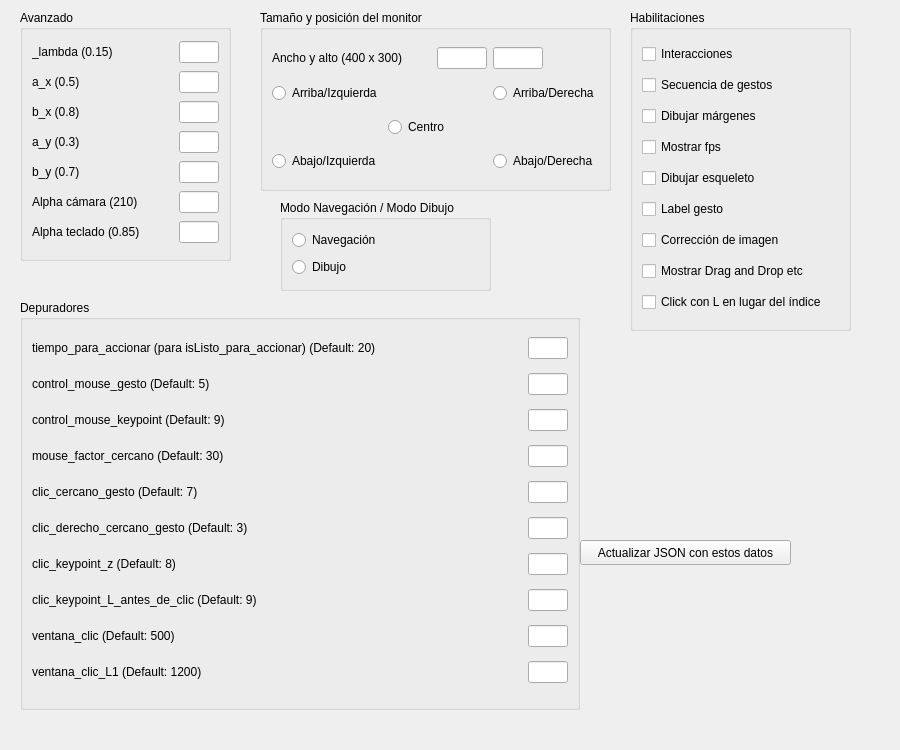
<?xml version="1.0" encoding="UTF-8"?>
<ui version="4.0">
 <class>Configuracion</class>
 <widget class="QWidget" name="Configuracion">
  <property name="enabled">
   <bool>true</bool>
  </property>
  <property name="geometry">
   <rect>
    <x>0</x>
    <y>0</y>
    <width>900</width>
    <height>750</height>
   </rect>
  </property>
  <property name="windowTitle">
   <string>Ventana</string>
  </property>
  <widget class="QGroupBox" name="gbHabilitaciones">
   <property name="geometry">
    <rect>
     <x>630</x>
     <y>10</y>
     <width>221</width>
     <height>321</height>
    </rect>
   </property>
   <property name="title">
    <string>Habilitaciones</string>
   </property>
   <layout class="QGridLayout" name="gridLayout">
    <item row="8" column="0">
     <widget class="QCheckBox" name="checkBoxClicConL">
      <property name="text">
       <string>Click con L en lugar del índice</string>
      </property>
     </widget>
    </item>
    <item row="1" column="0">
     <widget class="QCheckBox" name="checkSecuenciaGestos">
      <property name="text">
       <string>Secuencia de gestos</string>
      </property>
     </widget>
    </item>
    <item row="2" column="0">
     <widget class="QCheckBox" name="checkBoxMargenes">
      <property name="text">
       <string>Dibujar márgenes</string>
      </property>
     </widget>
    </item>
    <item row="6" column="0">
     <widget class="QCheckBox" name="checkBoxCorreccion">
      <property name="text">
       <string>Corrección de imagen</string>
      </property>
     </widget>
    </item>
    <item row="0" column="0">
     <widget class="QCheckBox" name="checkInteraciones">
      <property name="text">
       <string>Interacciones</string>
      </property>
     </widget>
    </item>
    <item row="3" column="0">
     <widget class="QCheckBox" name="checkBoxFPS">
      <property name="text">
       <string>Mostrar fps</string>
      </property>
     </widget>
    </item>
    <item row="7" column="0">
     <widget class="QCheckBox" name="checkBoxMostrarDragAndDrop">
      <property name="text">
       <string>Mostrar Drag and Drop etc</string>
      </property>
     </widget>
    </item>
    <item row="5" column="0">
     <widget class="QCheckBox" name="checkBoxLabelGesto">
      <property name="text">
       <string>Label gesto</string>
      </property>
     </widget>
    </item>
    <item row="4" column="0">
     <widget class="QCheckBox" name="checkBoxEsqueleto">
      <property name="text">
       <string>Dibujar esqueleto</string>
      </property>
     </widget>
    </item>
   </layout>
  </widget>
  <widget class="QPushButton" name="pbActualizar">
   <property name="geometry">
    <rect>
     <x>580</x>
     <y>540</y>
     <width>211</width>
     <height>25</height>
    </rect>
   </property>
   <property name="text">
    <string>Actualizar JSON con estos datos</string>
   </property>
  </widget>
  <widget class="QGroupBox" name="gbMonitor">
   <property name="geometry">
    <rect>
     <x>260</x>
     <y>10</y>
     <width>351</width>
     <height>181</height>
    </rect>
   </property>
   <property name="title">
    <string>Tamaño y posición del monitor</string>
   </property>
   <layout class="QGridLayout" name="gridLayout_2">
    <item row="2" column="5" colspan="2">
     <widget class="QRadioButton" name="rbPosArrDer">
      <property name="text">
       <string>Arriba/Derecha</string>
      </property>
     </widget>
    </item>
    <item row="2" column="0" colspan="3">
     <widget class="QRadioButton" name="rbPosArrIzq">
      <property name="text">
       <string>Arriba/Izquierda</string>
      </property>
     </widget>
    </item>
    <item row="4" column="4">
     <spacer name="horizontalSpacer">
      <property name="orientation">
       <enum>Qt::Horizontal</enum>
      </property>
      <property name="sizeHint" stdset="0">
       <size>
        <width>40</width>
        <height>20</height>
       </size>
      </property>
     </spacer>
    </item>
    <item row="4" column="5" colspan="2">
     <widget class="QRadioButton" name="rbPosAbaDer">
      <property name="text">
       <string>Abajo/Derecha</string>
      </property>
     </widget>
    </item>
    <item row="4" column="0" colspan="3">
     <widget class="QRadioButton" name="rbPosAbaIzq">
      <property name="text">
       <string>Abajo/Izquierda</string>
      </property>
     </widget>
    </item>
    <item row="4" column="3">
     <spacer name="horizontalSpacer_2">
      <property name="orientation">
       <enum>Qt::Horizontal</enum>
      </property>
      <property name="sizeHint" stdset="0">
       <size>
        <width>40</width>
        <height>20</height>
       </size>
      </property>
     </spacer>
    </item>
    <item row="3" column="3" colspan="2">
     <widget class="QRadioButton" name="rbPosCentro">
      <property name="text">
       <string>Centro</string>
      </property>
     </widget>
    </item>
    <item row="1" column="0" colspan="6">
     <layout class="QHBoxLayout" name="horizontalLayout">
      <item>
       <widget class="QLabel" name="lAnchoAltoImagen">
        <property name="text">
         <string>Ancho y alto (400 x 300)</string>
        </property>
       </widget>
      </item>
      <item>
       <widget class="QLineEdit" name="leAnchoImagen">
        <property name="maximumSize">
         <size>
          <width>50</width>
          <height>16777215</height>
         </size>
        </property>
       </widget>
      </item>
      <item>
       <widget class="QLineEdit" name="leAltoImagen">
        <property name="maximumSize">
         <size>
          <width>50</width>
          <height>16777215</height>
         </size>
        </property>
       </widget>
      </item>
     </layout>
    </item>
   </layout>
  </widget>
  <widget class="QGroupBox" name="gbAvanzado">
   <property name="geometry">
    <rect>
     <x>20</x>
     <y>10</y>
     <width>211</width>
     <height>251</height>
    </rect>
   </property>
   <property name="title">
    <string>Avanzado</string>
   </property>
   <layout class="QGridLayout" name="gridLayout_3">
    <item row="0" column="0">
     <widget class="QLabel" name="lLambda">
      <property name="text">
       <string>_lambda (0.15)</string>
      </property>
     </widget>
    </item>
    <item row="0" column="1">
     <widget class="QLineEdit" name="leLambda">
      <property name="maximumSize">
       <size>
        <width>40</width>
        <height>16777215</height>
       </size>
      </property>
     </widget>
    </item>
    <item row="1" column="0">
     <widget class="QLabel" name="la_x">
      <property name="text">
       <string>a_x (0.5)</string>
      </property>
     </widget>
    </item>
    <item row="1" column="1">
     <widget class="QLineEdit" name="lea_x">
      <property name="maximumSize">
       <size>
        <width>40</width>
        <height>16777215</height>
       </size>
      </property>
     </widget>
    </item>
    <item row="2" column="0">
     <widget class="QLabel" name="lb_x">
      <property name="text">
       <string>b_x (0.8)</string>
      </property>
     </widget>
    </item>
    <item row="2" column="1">
     <widget class="QLineEdit" name="leb_x">
      <property name="maximumSize">
       <size>
        <width>40</width>
        <height>16777215</height>
       </size>
      </property>
     </widget>
    </item>
    <item row="3" column="0">
     <widget class="QLabel" name="la_y">
      <property name="text">
       <string>a_y (0.3)</string>
      </property>
     </widget>
    </item>
    <item row="3" column="1">
     <widget class="QLineEdit" name="lea_y">
      <property name="maximumSize">
       <size>
        <width>40</width>
        <height>16777215</height>
       </size>
      </property>
     </widget>
    </item>
    <item row="4" column="0">
     <widget class="QLabel" name="lb_y">
      <property name="text">
       <string>b_y (0.7)</string>
      </property>
     </widget>
    </item>
    <item row="4" column="1">
     <widget class="QLineEdit" name="leb_y">
      <property name="maximumSize">
       <size>
        <width>40</width>
        <height>16777215</height>
       </size>
      </property>
     </widget>
    </item>
    <item row="5" column="0">
     <widget class="QLabel" name="lAlphaCamara">
      <property name="text">
       <string>Alpha cámara (210)</string>
      </property>
     </widget>
    </item>
    <item row="5" column="1">
     <widget class="QLineEdit" name="leAlphaCamara">
      <property name="maximumSize">
       <size>
        <width>40</width>
        <height>16777215</height>
       </size>
      </property>
     </widget>
    </item>
    <item row="6" column="0">
     <widget class="QLabel" name="lAlphaTeclado">
      <property name="text">
       <string>Alpha teclado (0.85)</string>
      </property>
     </widget>
    </item>
    <item row="6" column="1">
     <widget class="QLineEdit" name="leAlphaTeclado">
      <property name="maximumSize">
       <size>
        <width>40</width>
        <height>16777215</height>
       </size>
      </property>
     </widget>
    </item>
   </layout>
  </widget>
  <widget class="QGroupBox" name="gbModo">
   <property name="geometry">
    <rect>
     <x>280</x>
     <y>200</y>
     <width>211</width>
     <height>91</height>
    </rect>
   </property>
   <property name="title">
    <string>Modo Navegación / Modo Dibujo</string>
   </property>
   <layout class="QGridLayout" name="gridLayout_4">
    <item row="0" column="0">
     <widget class="QRadioButton" name="rbNavegacion">
      <property name="text">
       <string>Navegación</string>
      </property>
     </widget>
    </item>
    <item row="1" column="0">
     <widget class="QRadioButton" name="rbDibujo">
      <property name="text">
       <string>Dibujo</string>
      </property>
     </widget>
    </item>
   </layout>
  </widget>
  <widget class="QGroupBox" name="gbDepuradores">
   <property name="geometry">
    <rect>
     <x>20</x>
     <y>300</y>
     <width>560</width>
     <height>410</height>
    </rect>
   </property>
   <property name="title">
    <string>Depuradores</string>
   </property>
   <layout class="QGridLayout" name="gridLayout_5">
    <item row="0" column="1">
     <widget class="QLineEdit" name="leTiempoParaAccionar">
      <property name="maximumSize">
       <size>
        <width>40</width>
        <height>16777215</height>
       </size>
      </property>
     </widget>
    </item>
    <item row="3" column="1">
     <widget class="QLineEdit" name="leMouseFactorCercano">
      <property name="maximumSize">
       <size>
        <width>40</width>
        <height>16777215</height>
       </size>
      </property>
     </widget>
    </item>
    <item row="3" column="0">
     <widget class="QLabel" name="lMouseFactorCercano">
      <property name="text">
       <string>mouse_factor_cercano (Default: 30)</string>
      </property>
     </widget>
    </item>
    <item row="2" column="1">
     <widget class="QLineEdit" name="leMouseKeypoint">
      <property name="maximumSize">
       <size>
        <width>40</width>
        <height>16777215</height>
       </size>
      </property>
     </widget>
    </item>
    <item row="5" column="0">
     <widget class="QLabel" name="lClicDerechoCercanoGesto">
      <property name="text">
       <string>clic_derecho_cercano_gesto (Default: 3)</string>
      </property>
     </widget>
    </item>
    <item row="6" column="1">
     <widget class="QLineEdit" name="leClicKeypointZ">
      <property name="maximumSize">
       <size>
        <width>40</width>
        <height>16777215</height>
       </size>
      </property>
     </widget>
    </item>
    <item row="1" column="1">
     <widget class="QLineEdit" name="leMouseGesto">
      <property name="maximumSize">
       <size>
        <width>40</width>
        <height>16777215</height>
       </size>
      </property>
     </widget>
    </item>
    <item row="4" column="0">
     <widget class="QLabel" name="lClicCercanoGesto">
      <property name="text">
       <string>clic_cercano_gesto (Default: 7)</string>
      </property>
     </widget>
    </item>
    <item row="7" column="1">
     <widget class="QLineEdit" name="leClicKeypointL">
      <property name="maximumSize">
       <size>
        <width>40</width>
        <height>16777215</height>
       </size>
      </property>
     </widget>
    </item>
    <item row="0" column="0">
     <widget class="QLabel" name="lTiempoParaAccionar">
      <property name="text">
       <string>tiempo_para_accionar (para isListo_para_accionar) (Default: 20)</string>
      </property>
     </widget>
    </item>
    <item row="2" column="0">
     <widget class="QLabel" name="lMouseKeypoint">
      <property name="text">
       <string>control_mouse_keypoint (Default: 9)</string>
      </property>
     </widget>
    </item>
    <item row="4" column="1">
     <widget class="QLineEdit" name="leClicCercanoGesto">
      <property name="maximumSize">
       <size>
        <width>40</width>
        <height>16777215</height>
       </size>
      </property>
     </widget>
    </item>
    <item row="7" column="0">
     <widget class="QLabel" name="lClicKeypointL">
      <property name="text">
       <string>clic_keypoint_L_antes_de_clic (Default: 9)</string>
      </property>
     </widget>
    </item>
    <item row="6" column="0">
     <widget class="QLabel" name="lClicKeypointZ">
      <property name="text">
       <string>clic_keypoint_z (Default: 8)</string>
      </property>
     </widget>
    </item>
    <item row="5" column="1">
     <widget class="QLineEdit" name="leClicDerechoCercanoGesto">
      <property name="maximumSize">
       <size>
        <width>40</width>
        <height>16777215</height>
       </size>
      </property>
     </widget>
    </item>
    <item row="1" column="0">
     <widget class="QLabel" name="lMouseGesto">
      <property name="text">
       <string>control_mouse_gesto (Default: 5)</string>
      </property>
     </widget>
    </item>
    <item row="8" column="1">
     <widget class="QLineEdit" name="leVentanaClic">
      <property name="maximumSize">
       <size>
        <width>40</width>
        <height>16777215</height>
       </size>
      </property>
     </widget>
    </item>
    <item row="9" column="1">
     <widget class="QLineEdit" name="leVentanaClicL1">
      <property name="maximumSize">
       <size>
        <width>40</width>
        <height>16777215</height>
       </size>
      </property>
     </widget>
    </item>
    <item row="8" column="0">
     <widget class="QLabel" name="lVentanaClic">
      <property name="text">
       <string>ventana_clic (Default: 500)</string>
      </property>
     </widget>
    </item>
    <item row="9" column="0">
     <widget class="QLabel" name="lVentanaClicL1">
      <property name="text">
       <string>ventana_clic_L1 (Default: 1200)</string>
      </property>
     </widget>
    </item>
   </layout>
  </widget>
 </widget>
 <resources/>
 <connections/>
</ui>
